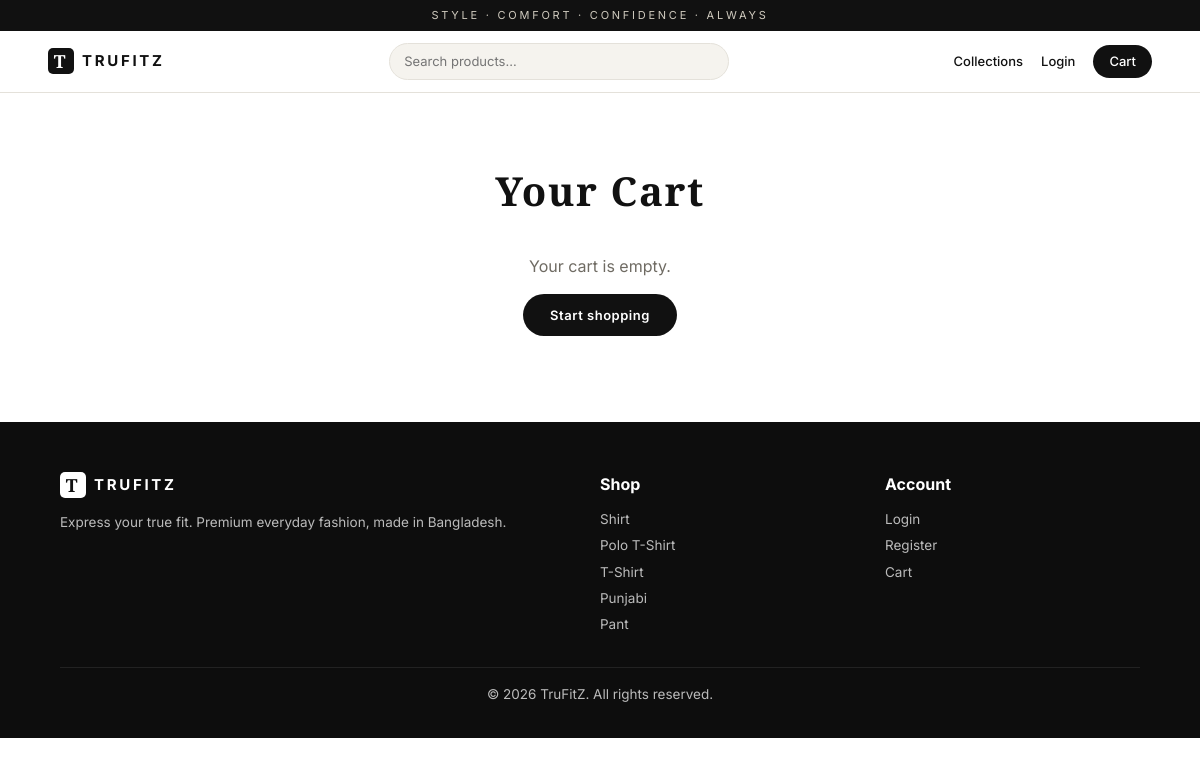
Page /cart/ on the committed database.
### tables this page shows
CREATE TABLE categories(id INTEGER PRIMARY KEY, name TEXT, slug TEXT UNIQUE, tagline TEXT, badge TEXT, icon TEXT);

### app.py (the view)
@app.route("/cart/")
def cart():
    items, subtotal, saved = cart_items(); ship, tax, total = totals(subtotal)
    return render_template("cart.html", items=items, subtotal=subtotal, saved=saved, ship=ship, tax=tax, total=total)

### app.py (called while the page is built, shortened)
def db():
    if "db" not in g:
        g.db = sqlite3.connect(seed.DB); g.db.row_factory = sqlite3.Row
    return g.db

def q(sql, args=(), one=False):
    cur = db().execute(sql, args); rows = cur.fetchall()
    return (rows[0] if rows else None) if one else rows

def cart_items():
    items, subtotal, saved = [], 0, 0
    return items, subtotal, saved

def totals(subtotal, city="Dhaka"):
    ship = 0 if subtotal == 0 else (60 if city.strip().lower() == "dhaka" else 120)
    tax = round(subtotal * TAX_RATE, 2)
    return ship, tax, subtotal + ship + tax

@app.context_processor
def inject():
    n = sum(session.get("cart", {}).values())
    return dict(cart_count=n, nav_cats=q("SELECT * FROM categories"), user=session.get("user"))

### templates/cart.html
{% extends "base.html" %}{% block title %}Your cart | TruFitZ{% endblock %}
{% block content %}<section class="sec narrow"><h1 class="title serif">Your Cart</h1>
{% if items %}<div class="two">
<div>{% for it in items %}<div class="crow"><img src="{{ url_for('static', filename='img/' ~ it.p.image) }}" alt=""><div class="grow"><a href="{{ url_for('product', slug=it.p.slug) }}"><b>{{ it.p.name }}</b></a><small>Size {{ it.size }}</small><small>{{ it.p.price|taka }} each</small></div>
<form method="post" action="{{ url_for('cart_update', key=it.key) }}" class="qty"><button name="qty" value="{{ it.qty-1 }}">−</button><input value="{{ it.qty }}" readonly><button name="qty" value="{{ it.qty+1 }}">+</button></form><b class="lt">{{ it.line|taka }}</b></div>{% endfor %}
{% if saved %}<p class="save">You save {{ saved|taka }} on this order.</p>{% endif %}</div>
<div>{% set step=1 %}{% include "_summary.html" %}<a class="btn-dark block" href="{{ url_for('checkout') }}">Proceed to checkout</a><a class="link" href="{{ url_for('products') }}">← Continue shopping</a></div></div>
{% else %}<p class="center muted">Your cart is empty.</p><p class="center"><a class="btn-dark" href="{{ url_for('products') }}">Start shopping</a></p>{% endif %}</section>{% endblock %}

### templates/base.html (shortened to what this page needs)
<!doctype html>
<html lang="en"><head>
<link rel="stylesheet" href="{{ url_for('static', filename='css/style.css') }}">
</head>
<body class="{% block body_class %}{% endblock %}">
<div class="ticker">STYLE · COMFORT · CONFIDENCE · ALWAYS</div>
<header class="nav" id="nav">
  <a class="brand" href="{{ url_for('home') }}"><span class="logo">T</span>TRUFITZ</a>
  <form class="search" action="{{ url_for('products') }}"><input name="q" placeholder="Search products…" value="{{ request.args.get('q','') }}" aria-label="Search"></form>
  <nav class="links">
    <a href="{{ url_for('categories') }}">Collections</a>
    {% if user %}
      {% if user.is_admin %}<a href="{{ url_for('admin') }}">Admin</a>{% endif %}
      <a href="{{ url_for('my_orders') }}">Orders</a><a href="{{ url_for('logout') }}">Logout</a>
    {% else %}<a href="{{ url_for('login') }}">Login</a>{% endif %}
    <a class="cartbtn" href="{{ url_for('cart') }}">Cart{% if cart_count %}<b>{{ cart_count }}</b>{% endif %}</a>
  </nav>
</header>
<main>{% block content %}{% endblock %}</main>
<footer class="foot">
  <div class="foot-in">
    <div><div class="brand light"><span class="logo">T</span>TRUFITZ</div><p>Express your true fit. Premium everyday fashion, made in Bangladesh.</p></div>
    <div><h4>Shop</h4>{% for c in nav_cats[:5] %}<a href="{{ url_for('products', slug=c.slug) }}">{{ c.name }}</a>{% endfor %}</div>
    <div><h4>Account</h4><a href="{{ url_for('login') }}">Login</a><a href="{{ url_for('register') }}">Register</a><a href="{{ url_for('cart') }}">Cart</a></div>
  </div>
  <p class="copy">© 2026 TruFitZ. All rights reserved.</p>
</footer>
</body></html>

### static/css/style.css (style rules this page uses)
:root { --ink:#111;--paper:#fff;--soft:#f5f3ee;--line:#e4e1da;--gold:#d9b25a;--muted:#6f6b63;--red:#b3261e }
* { box-sizing:border-box }
html { scroll-behavior:smooth }
body { margin:0;font-family:Inter,system-ui,sans-serif;color:var(--ink);background:var(--paper);line-height:1.5 }
a { color:inherit;text-decoration:none }
.ticker { background:var(--ink);color:#cfcabe;font-size:11px;letter-spacing:.25em;text-align:center;padding:7px }
.nav { position:sticky;top:0;z-index:20;display:flex;align-items:center;gap:20px;padding:12px 4vw;background:rgba(255,255,255,.92);backdrop-filter:blur(10px);border-bottom:1px solid var(--line) }
.brand { display:flex;align-items:center;gap:8px;font-weight:700;letter-spacing:.18em;font-size:15px }
.brand.light { color:#fff }
.logo { display:grid;place-items:center;width:26px;height:26px;background:var(--ink);color:#fff;font-family:'Cormorant Garamond',serif;font-size:18px;border-radius:5px }
.light .logo { background:#fff;color:#111 }
.search { flex:1;max-width:340px;margin:0 auto }
.search input { width:100%;padding:8px 14px;border:1px solid var(--line);border-radius:99px;background:var(--soft);font:inherit;font-size:13px }
.links { display:flex;gap:18px;align-items:center;font-size:13px;font-weight:500 }
.cartbtn { background:var(--ink);color:#fff;padding:7px 16px;border-radius:99px }
.btn-light,.btn-ghost,.btn-dark,.btn-gold,.btn-outline { display:inline-block;padding:12px 26px;border-radius:99px;font:600 13px Inter;letter-spacing:.04em;cursor:pointer;border:1px solid transparent;transition:.2s }
.btn-dark { background:var(--ink);color:#fff }
.sec { padding:70px 5vw }
.narrow { max-width:1050px;margin:0 auto }
.title { text-align:center;font:600 clamp(28px,4vw,40px) 'Cormorant Garamond',serif;letter-spacing:.14em;text-transform:uppercase;margin:0 0 36px }
.serif { letter-spacing:.04em;text-transform:none }
.center { text-align:center }
.muted { color:var(--muted) }
select,input,textarea { font:inherit }
.foot { background:#0d0d0d;color:#bbb;padding:50px 5vw 20px }
.foot-in { display:grid;grid-template-columns:2fr 1fr 1fr;gap:30px;max-width:1100px;margin:auto }
.foot h4 { color:#fff;margin:0 0 10px }
.foot a { display:block;font-size:13.5px;padding:3px 0 }
.foot p { font-size:13.5px }
.copy { text-align:center;border-top:1px solid #222;margin-top:30px;padding-top:16px;font-size:12px }

### rows in the picture
categories: name "Shirt"
categories: name "Polo T-Shirt"
categories: name "T-Shirt"
categories: name "Punjabi"
categories: name "Pant"
